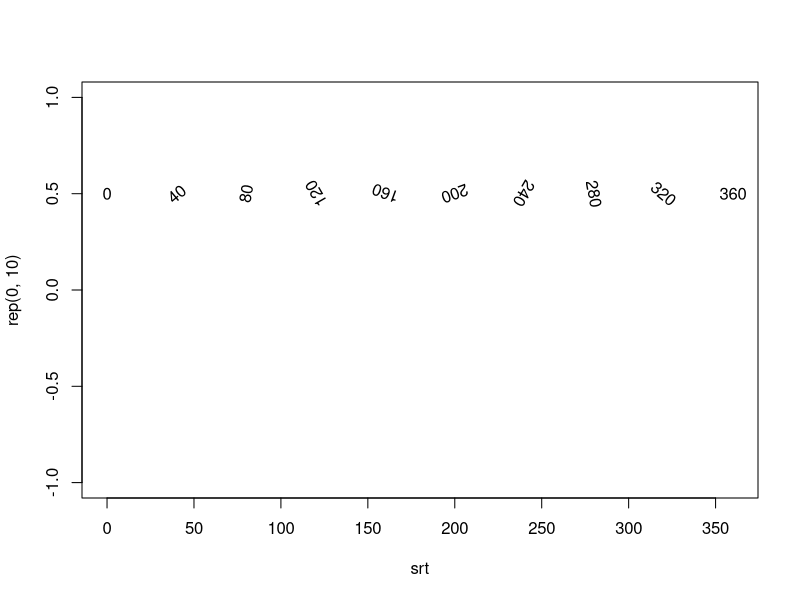

R code for this plot: (Note: this script raises an error after producing the figure.)
srt <- round(seq(0, 360, length=10))   # some angles

# plot text with standard rotation
plot(srt, rep(0, 10), type="n")
for (i in seq_along(srt))             
  text(srt[i], .5, label=srt[i], srt=srt[i])

# all labels in readable direction
hsrt <- harmonize_text_srt(srt)      
for (i in seq_along(srt))
  text(srt[i], 0, label=srt[i], srt=hsrt[i])

# all labels in readable direction but orthogonal to the ones before
hsrt <- harmonize_text_srt(srt, ortho = TRUE)  # harmonize rotation
for (i in seq_along(srt))
  text(srt[i],-.5, label=srt[i], srt=hsrt[i])

